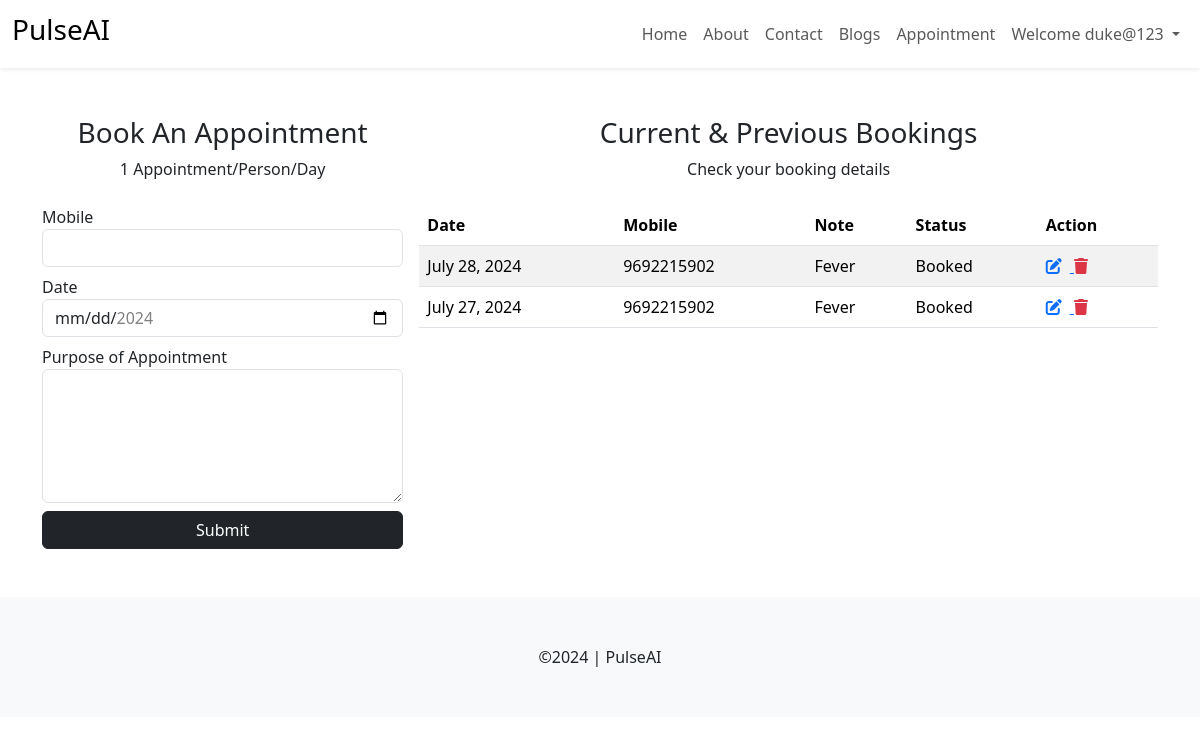
Screenshot of /patient/appointment/ (signed in) with the database file from the repository.
### patient/models.py (models this page shows, shortened)
class Appointment(models.Model):
    user = models.ForeignKey(User, on_delete=models.DO_NOTHING)
    mobile = models.CharField(max_length=20)
    date=models.DateField()
    note= models.TextField()
    status= models.CharField(max_length=255, choices=APPOINTMENT_STATUS_OPTION, default="Booked")

### patient/views.py (the view, shortened to what this page needs)
# urls.py: path("appointment/", views.appointment, name="appointment"),
@login_required(login_url='/patient/signin/')
def appointment(request):
    appointments = Appointment.objects.filter(user=request.user).order_by("-date")
    context = {
        'appointments': appointments
    }
    return render(request, 'patient/appointment.html', context)

### templates/patient/appointment.html (shortened to what this page needs)
{% extends "layout.html" %}
{% load static %}
{% block content %}
<div class="container my-5">
    <div class="row g-3">
        <div class="col-md-4">
            <div class="mb-4 text-center">
                <h3>Book An Appointment</h3>
                <p>1 Appointment/Person/Day</p>
            </div>
            <form id="appointmentForm" action="{% url 'appointment' %}" method="post">
                <div class="mb-2">
                    <label>Mobile</label>
                    <input type="text" id="mobile" name="mobile" class="form-control" required>
                </div>
                <div class="mb-2">
                    <label>Date</label>
                    <input type="date" name="date" class="form-control" required>
                </div>
                <div class="mb-2">
                    <label>Purpose of Appointment</label>
                    <textarea rows="5" class="form-control" name="note" required></textarea>
                </div>
                <div class="mt-2">
                    <input type="submit" value="Submit" class="btn btn-dark w-100">
                </div>
            </form>
        </div>
        <div class="col-md-8">
            <div class="mb-4 text-center">
                <h3>Current & Previous Bookings</h3>
                <p>Check your booking details</p>
            </div>
            <div class="table-responsive">
                <table class="table table-striped">
                    <thead>
                        <tr>
                            <th>Date</th>
                            <th>Mobile</th>
                            <th>Note</th>
                            <th>Status</th>
                            <th>Action</th>
                        </tr>
                    </thead>
                    <tbody>
                        {% for app in appointments %}
                            <tr>
                                <td>{{app.date}}</td>
                                <td>{{app.mobile}}</td>
                                <td>{{app.note}}</td>
                                <td>{{app.status}}</td>
                                <td>
                                    <a href="{% url 'update_appointment' app.id %}">
                                        <i class="fa-solid fa-pen-to-square me-2"></i>
                                    </a>
                                    <a href="{% url 'delete_appointment' app.id %}" class="text-danger" onclick="confirmDelete(event)">
                                        <i class="fa-solid fa-trash"></i>
                                    </a>
                                </td>
                            </tr>
                        {% endfor %}
                    </tbody>
                </table>
            </div>
        </div>
    </div>
</div>
{% endblock content %}

### templates/layout.html (shortened to what this page needs)
{% load static %}
<!DOCTYPE html>
<html lang="en">
<head>
    <link rel="stylesheet" href="{% static "css/bootstrap.min.css" %}">
    <link rel="stylesheet" href="https://cdnjs.cloudflare.com/ajax/libs/font-awesome/6.5.2/css/all.min.css" />
    <link rel="stylesheet" href="{% static "css/style.css" %}">
</head>
<body>
    <nav class="navbar navbar-expand-lg mb-1 shadow-sm">
        <div class="container-fluid">
          <a class="navbar-brand" href="#">
            <h3>PulseAI</h3>
          </a>
          <div class="collapse navbar-collapse" id="navbarNav">
            <ul class="navbar-nav ms-auto">
              <li class="nav-item">
                <a class="nav-link" href="{% url 'home' %}">Home</a>
              </li>
              <li class="nav-item">
                <a class="nav-link" href="{% url 'about' %}">About</a>
              </li>
              <li class="nav-item">
                <a class="nav-link" href="{% url 'contact' %}">Contact</a>
              </li>
              <li class="nav-item">
                <a class="nav-link" href="{% url 'blogs' %}">Blogs</a>
              </li>
              {% if user.is_authenticated %}
              <li class="nav-item">
                <a class="nav-link" href="{% url 'appointment' %}">Appointment</a>
              </li>
              <li class="nav-item dropdown">
                <a class="nav-link dropdown-toggle" href=".dropdown-menu" role="button" data-bs-toggle="dropdown" aria-expanded="false">
                  Welcome {{user.username}}
                </a>
              </li>
              {% endif %}
            </ul>
          </div>
        </div>
      </nav>
    {% block content %}
    {% endblock %}
    <footer class="bg-light py-5 text-center mt-3">
        &copy;2024 | PulseAI
    </footer>
</body>
</html>

### rows the page displays
Appointment: date "July 28, 2024", mobile "9692215902", note "Fever", status "Booked"
Appointment: date "July 27, 2024", mobile "9692215902", note "Fever", status "Booked"

### other values shown
{{ user.username }} "duke@123"
